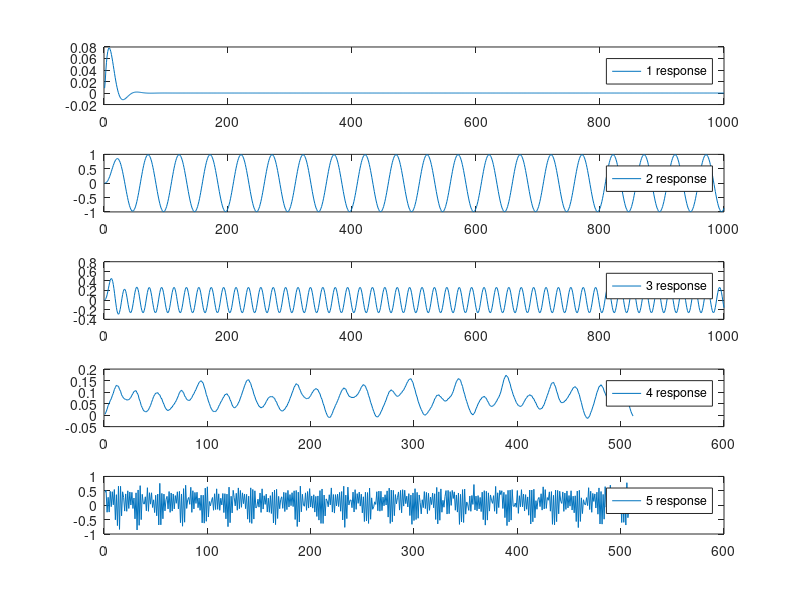

This figure's MATLAB source:
 sf = 1000; sf2 = sf/2;
 
d = [0.4469
0.5203
-0.24311
0.27562
-0.23822
0.4836
-0.04981
0.46892
0.01381
0.54477
-0.50492
0.36615
-0.70801
0.65977
-0.84014
0.65732
-0.3679
0.46647
0.27317
-0.20396
0.39307
-0.2113
0.50073
-0.11343
0.45913
0.00647
0.4469
-0.11343
0.25115
-0.47311
0.42977
-0.85972
0.53009
-0.69822
0.67935
-0.50003
0.37839
0.07498
0.03827
0.29275
-0.19417
0.60839
-0.2113
0.43466
0.03827
0.43222
-0.07917
0.18753
-0.25535
0.34658
-0.3679
0.38817
-0.68599
0.76009
-0.6811
0.41019
-0.47067
0.38573
-0.19662
0.19243
0.30743
-0.12811
0.47626
-0.24801
0.42488
-0.20396
0.39062
-0.12811
0.33434
0.06764
0.46647
-0.12811
0.48115
-0.60524
0.39062
-0.73003
0.57658
-0.59056
0.69403
-0.11098
0.19243
0.27072
0.03093
0.62307
-0.24801
0.50317
-0.13056
0.44445
0.06274
0.45179
-0.08651
0.25115
-0.17705
0.34902
-0.61258
0.34902
-0.62237
0.59371
-0.55875
0.6402
-0.4095
0.12881
-0.0229
0.15083
0.26828
-0.1746
0.39796
-0.15013
0.56924
-0.14279
0.39551
-0.17705
0.24136
0.01136
0.40775
-0.25535
0.40041
-0.47311
0.38573
-0.74471
0.62796
-0.60769
0.31232
-0.26758
0.51786
0.26094
-0.0229
0.41509
-0.1746
0.60105
-0.12077
0.51296
-0.07183
0.42977
0.0554
0.39062
-0.11832
0.37839
-0.4829
0.31477
-0.5979
0.60349
-0.63216
0.54722
-0.48046
0.50073
-0.0963
-0.04247
0.20955
-0.06694
0.42488
-0.25045
0.56924
-0.133
0.32945
0.02849
0.38573
-0.23577
0.24626
-0.24556
0.3319
-0.28716
0.45424
-0.61748
0.5252
-0.67376
0.55211
-0.46088
0.30743
-0.12077
0.19977
0.29275
-0.10854
0.44934
-0.21864
0.43466
-0.15258
0.51541
-0.06205
0.37104
-0.01556
0.43466
-0.04736
0.50073
-0.49514
0.51296
-0.73982
0.45424
-0.58322
0.66222
-0.22843
0.38083
0.00402
-0.03513
0.42977
-0.17705
0.47626
-0.09875
0.57658
-0.06205
0.32211
-0.1012
0.3637
-0.23822
0.30743
-0.38992
0.32211
-0.51716
0.50807
-0.63216
0.56435
-0.63461
0.35392
-0.37279
0.21934
0.15083
-0.05471
0.3637
0.01136
0.60105
-0.23822
0.37104
-0.27247
0.3686
-0.02534
0.38328
-0.04492
0.4469
-0.20886
0.47626
-0.51226
0.65977
-0.76918
0.35147
-0.46577
0.62796
0.00891
0.1704
0.18264
-0.08651
0.45668
-0.23577
0.53988
-0.14279
0.40285
0.06519
0.45668
-0.03024
0.38328
-0.26513
0.29275
-0.56609
0.45179
-0.54897
0.43956
-0.63216
0.59615
-0.4878
0.25604
-0.14034
-0.05471
0.11902
0.02849
0.46892
-0.19173
0.49094
-0.20641
0.48605
-0.18683
0.28051
-0.02045
0.3637
0.00647
0.49828
-0.41194
0.59371
-0.63216
0.52764
-0.57588
0.51786
-0.36301
0.37104
0.04806
0.26338
0.46158
-0.16971
0.51541
-0.26269
0.53988
-0.03024
0.5203
0.0554
0.31477
-0.0596
0.40285
-0.35811
0.35147
-0.66397
0.42732
-0.53184
0.57413
-0.49758
0.4469
-0.45354
0.35636
0.08966
-0.30184
0.18998
-0.08407
0.47381
-0.11588
0.4469
-0.2945
0.41509
-0.17705
0.28296
0.02359
0.42243
-0.08896
0.39796
-0.49514
0.61818
-0.64929
0.46402
-0.52205
0.56679
-0.24311
0.1704
-0.06939
0.30009
0.50807
-0.30673
0.51541
-0.2945
0.47137
-0.00577
0.51541
0.23402
0.46402
-0.1746
0.35636
-0.23822
0.42488
-0.66642
0.37839
-0.58078
0.54232
-0.60035
0.5619
-0.30918
0.11413
0.01625
-0.17949
0.31966
-0.2113
0.33679
0.02849
0.7185
-0.16237
0.31721
-0.19417
0.33434
-0.12811
0.27072
-0.22109
0.45424
-0.50248
0.50562
-0.69088
0.4836
-0.51716
0.42977
-0.20396
0.35636
0.1753
0.06519
0.3319
-0.20886
0.65243
-0.2945
0.43222
-0.08162
0.51541
0.3686
0.50317
-0.11343
0.44934
-0.43152
0.37104
-0.70801
0.51786
-0.58078
0.5252
-0.51716
0.54232
-0.02534
-0.04247
0.07498
-0.07183
0.51051
-0.28226
0.32945
-0.05471
0.53988
-0.05471
0.38817
-0.20152
0.3686
-0.14034
0.28785
-0.34833
0.52764
-0.65173
0.52764
-0.57588
0.55456
-0.43641
0.15817
-0.14034
0.212
0.27072
-0.04736
0.39796
-0.16971
0.63775
-0.12811
0.54232
-0.11098
0.26583
0.17285
0.46402
-0.20641
0.47381
-0.66397
0.34413
-0.68354
0.5252
-0.57099
0.51541
-0.29939
0.48605
0.14104
0.06274
0.46158
-0.21375
0.42243
-0.14524
0.49583
-0.09385
0.33679
-0.03268
0.50317
-0.16726
0.31477
-0.26269
0.327
-0.56609
0.49339
-0.77652
0.51786
-0.56365
0.25604
-0.2896
0.18998
0.04072
0.01136
0.26338
-0.01311
0.60839
-0.15013
0.48605
-0.24556
0.41019
0.13125
0.39307
-0.0963
0.45179
-0.31162
0.60105
-0.65173
0.47626
-0.65663
0.37594
-0.48535
0.64509
-0.06694
0.1704
0.16062
-0.06694
0.69647
-0.23088
0.37839
-0.14769
0.45179
0.03827
0.42243
-0.06449
0.42243
-0.19173
0.31477
-0.60035
0.48849
-0.59546
0.39062
-0.68844
0.78211
-0.43397
-0.0596
-0.12322
0.16062
0.21689
-0.18928]

 
 data=[[1;zeros(sf-1,1)],sinetone(20,sf,1,1),sinetone(50,sf,1,1)];
 order=1;
 [b, a]=ellip(2, 1, 50, 0.05);
 #[.1 .2]
 filtered = filter(b,a,data);
 
 output = filter(b,a,d);
 
 disp(b)
 disp(a)
 
 clf
 subplot ( 5, 1, 1)
 plot(filtered(:,1),";1 response;")
 subplot ( 5, 1, 2 )
 plot(filtered(:,2),";2 response;")
 subplot ( 5, 1, 3 )
 plot(filtered(:,3),";3 response;")
 subplot ( 5, 1, 4 )
 plot(output,";4 response;")
 subplot (5, 1, 5)
 plot(d,";5 response;")